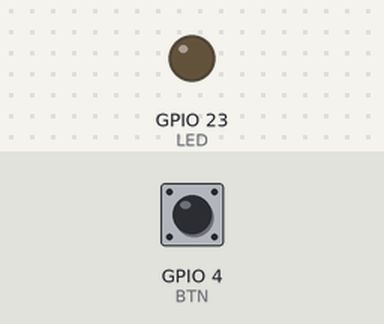
Simulated run of this sketch. Board: ESP32. On the bench: output pins drawn as LEDs (lit = HIGH). The test bench sets the inputs (shaded band); at power-on: GPIO 4 (BTN) HIGH.

Above: at 1.2 s.
1.3 s: GPIO 4 (BTN) pulled LOW for 0.15 s
At 1.37 s:
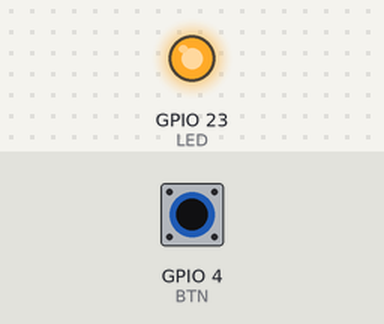
2.9 s: GPIO 4 (BTN) pulled LOW for 3.2 s
At 7.3 s:
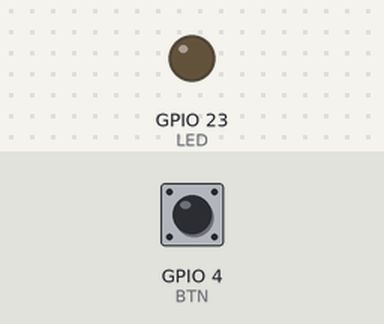
Timing chart, 0 to 8.8 s (numbered marks = the images above; inputs shaded):
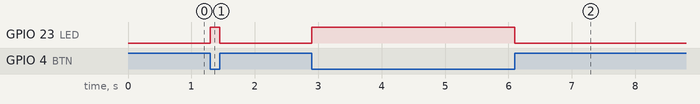

Measured:
- after the input at 1.3 s, GPIO 23 (LED): LOW → HIGH at once, → LOW 0.15 s later
- after the input at 2.9 s, GPIO 23 (LED): LOW → HIGH at once, → LOW 3.2 s later

The sketch:

Button.ino
```cpp
// الزر على GPIO4 (INPUT_PULLUP) والليد على GPIO23
// ESP32 للمعلمين — الجزء الأول · منصة جذور · أ. محمد زيتون
// اللوحة: ESP32 Dev Module

const int BTN = 4, LED = 23;

void setup() {
  pinMode(BTN, INPUT_PULLUP);
  pinMode(LED, OUTPUT);
}

void loop() {
  if (digitalRead(BTN) == LOW) {
    digitalWrite(LED, HIGH);
  } else {
    digitalWrite(LED, LOW);
  }
}
```
